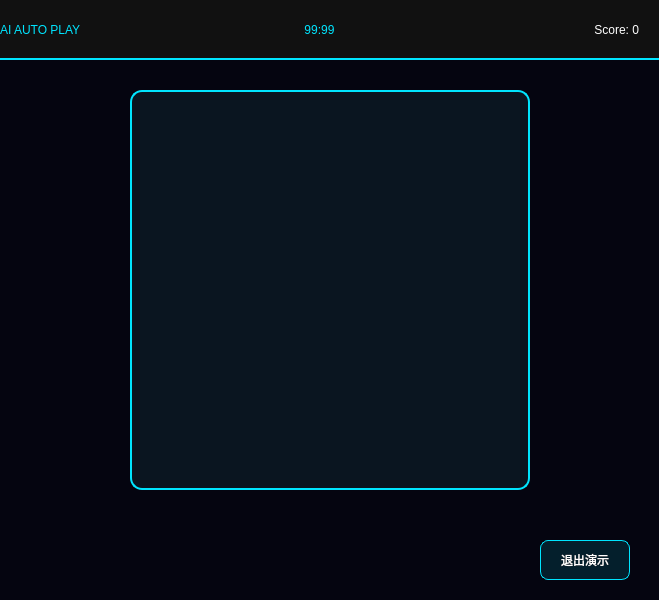
<?xml version="1.0" encoding="UTF-8"?>
<ui version="4.0">
 <class>Mode_AI</class>
 <widget class="QWidget" name="Mode_AI">
  <property name="geometry">
   <rect>
    <x>0</x>
    <y>0</y>
    <width>659</width>
    <height>600</height>
   </rect>
  </property>
  <property name="windowTitle">
   <string>AI 演示模式</string>
  </property>
  <property name="styleSheet">
   <string notr="true">background-color: #050510;</string>
  </property>
  <widget class="QWidget" name="topBar" native="true">
   <property name="geometry">
    <rect>
     <x>0</x>
     <y>0</y>
     <width>659</width>
     <height>60</height>
    </rect>
   </property>
   <property name="styleSheet">
    <string notr="true">background:#111;border-bottom:2px solid #00e5ff;</string>
   </property>
   <layout class="QHBoxLayout" name="topLay">
    <property name="rightMargin">
     <number>20</number>
    </property>
    <item>
     <widget class="QLabel" name="labelTitle">
      <property name="styleSheet">
       <string notr="true">color:#00e5ff;font:700 14pt 'Microsoft YaHei';</string>
      </property>
      <property name="text">
       <string>AI AUTO PLAY</string>
      </property>
     </widget>
    </item>
    <item>
     <widget class="QLabel" name="labelCountdown">
      <property name="styleSheet">
       <string notr="true">color:#00e5ff;font:700 24pt 'Microsoft YaHei';</string>
      </property>
      <property name="text">
       <string>99:99</string>
      </property>
      <property name="alignment">
       <set>Qt::AlignCenter</set>
      </property>
     </widget>
    </item>
    <item>
     <widget class="QLabel" name="labelScore">
      <property name="styleSheet">
       <string notr="true">color:#fff;font:700 20pt 'Microsoft YaHei';</string>
      </property>
      <property name="text">
       <string>Score: 0</string>
      </property>
      <property name="alignment">
       <set>Qt::AlignRight|Qt::AlignTrailing|Qt::AlignVCenter</set>
      </property>
     </widget>
    </item>
   </layout>
  </widget>
  <widget class="QWidget" name="boardWidget" native="true">
   <property name="geometry">
    <rect>
     <x>130</x>
     <y>90</y>
     <width>400</width>
     <height>400</height>
    </rect>
   </property>
   <property name="styleSheet">
    <string notr="true">background:#0a1520;border:2px solid #00e5ff;border-radius:12px;</string>
   </property>
  </widget>
  <widget class="QPushButton" name="btnBack">
   <property name="geometry">
    <rect>
     <x>540</x>
     <y>540</y>
     <width>90</width>
     <height>40</height>
    </rect>
   </property>
   <property name="styleSheet">
    <string notr="true">
     QPushButton{
      color:#fff;
      font:14pt 'Microsoft YaHei';
      border:1px solid #00e5ff;
      border-radius:8px;
      background:rgba(0, 229, 255, 30);
     }
     QPushButton:hover{background:rgba(0, 229, 255, 60);}
     QPushButton:pressed{background:rgba(0, 229, 255, 100);}
    </string>
   </property>
   <property name="text">
    <string>退出演示</string>
   </property>
  </widget>
 </widget>
 <resources/>
 <connections/>
</ui>
